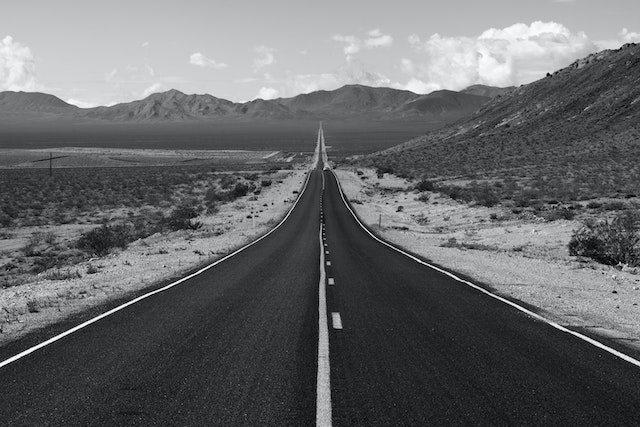
#> input picture lv2/road.jpg, 640 x 427 px
$ python task2.4.3.py
#> lines starting #> are read from the running program, lines starting #| are printed output that depends on the picture
import numpy as np
import matplotlib . pyplot as plt
img = plt . imread ( "road.jpg" )
#> img is the input picture: shape (427, 640, 3); mean R, G, B 102.9, 103.9, 105.9
img = img [ : ,: ,0 ] . copy ()
#> img: shape (427, 640)
print( img . shape )
#| (427, 640)
print( img . dtype )
#| uint8
plt.figure ()
plt.imshow ( img , cmap = "gray", alpha=0.4)
plt.show ()


img1 = img [ : ,int(img.shape[1]/4): int(img.shape[1]/2) ] . copy ()
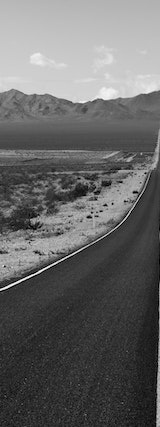
#> img1: shape (427, 160); min 0, max 254, mean 102
print( img . shape )
#| (427, 640)
print( img . dtype )
#| uint8
plt.figure ()
plt.imshow ( img1 , cmap = "gray", alpha=0.4)
plt.show ()

img2 = img.copy()
for i in range(0, 3):
    img2 = np.rot90(img2)
#> this loop made 3 passes
#> pass 1, `img2 = np.rot90(img2)`:
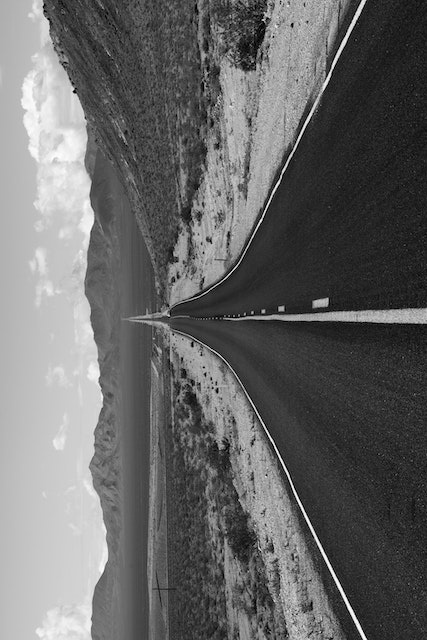
#> img2: shape (640, 427); min 0, max 254, mean 102.9
#> pass 2, `img2 = np.rot90(img2)`:
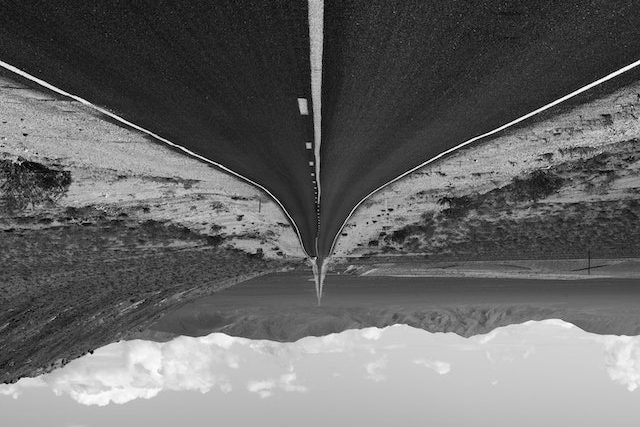
#> img2: shape (427, 640); min 0, max 254, mean 102.9
#> pass 3, `img2 = np.rot90(img2)`:
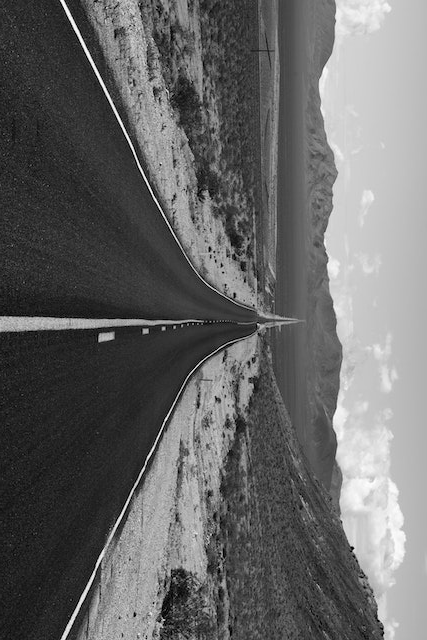
#> img2: shape (640, 427); min 0, max 254, mean 102.9

print( img . shape )
#| (427, 640)
print( img . dtype )
#| uint8
plt.figure ()
plt.imshow ( img2 , cmap = "gray")
plt.show ()


print( img . shape )
#| (427, 640)
print( img . dtype )
#| uint8
plt.figure ()
plt.imshow ( np.fliplr(img) , cmap = "gray")
plt.show ()
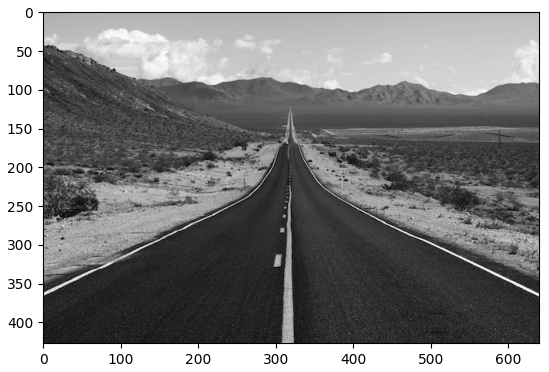
#> figure drawn by matplotlib, 1 panel
